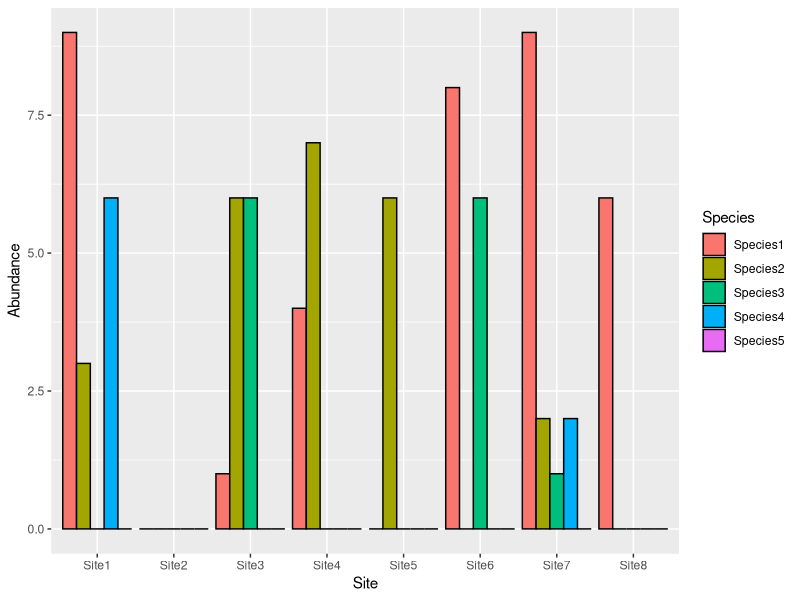
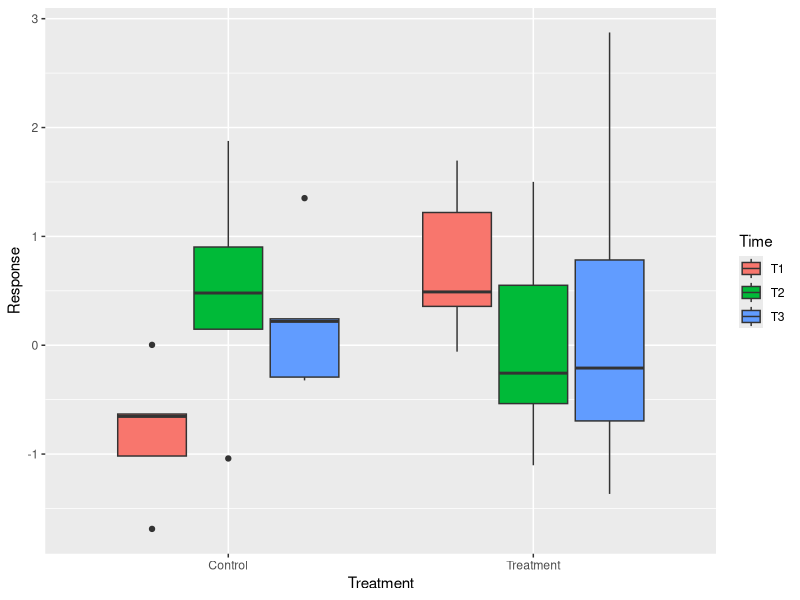

Here is the R script that generated these plots, in order:
#prelims

library(reshape2)
library(tidyr)
library(dplyr)
library(ggplot2)
library(TeachingDemos)
char2seed("Sharpei")

species=5
sites=8
abundanceRange=1:10
mFill=0.4

vec=rep(0, species*sites)
abund=sample(x=abundanceRange, size=round(mFill*length(vec)), replace = TRUE)
vec[seq_along(abund)]=abund
vec
vec=sample(vec)
vec

aMat=matrix(vec, nrow=species)
aMat
rownames(aMat)=rownames(aMat,
                        do.NULL = FALSE,
                        prefix = "Species")
aMat
colnames(aMat)=colnames(aMat,
                        do.NULL = FALSE,
                        prefix = "Site")
aMat

# look at the smallest unit of obs. must be in every row in the data
# e.g. abundance counts. the values in each cell in the matrix.
# each col is then an attribute to that value
# the rows and columns (species and sites) are attributes

# melt from reshape2
# works the best with matrices
. = melt(aMat)
head(.)

# get names formatted correctly
#value.name is the new variable being created. e.g. abundance
. <-melt(aMat, varnames = c("Species, Site"), value.name = "Abundance")
head(.) # didn't work just right

aFrame=data.frame(cbind(Species=rownames(aMat), aMat))
head(aFrame)

# use gather from tidyr for dataframe 
# needs to know which cols we want (do not need to know all)
.=gather(aFrame,Site1:Site8, key="Site", value="Abundance")
head(.)

.$Abundance=as.numeric(.$Abundance)

aFrameL=.

ggplot(aFrameL, aes(x=Site, y=Abundance, fill=Species)) +
  geom_bar(position = "dodge", stat="identity", color="black")

# build a subject x time expt. matrix
Treatment=rep(c("Control", "Treatment"), each=5)
Subject=1:10
T1=rnorm(10)
T2=rnorm(10)
T3=rnorm(10)

eFrame=data.frame(Treatment=Treatment, 
                  Subject=Subject, 
                  T1=T1, 
                  T2=T2, 
                  T3=T3)

head(eFrame)

.=gather(eFrame, T1:T3, key="Time", value="Response")
head(.)
.$Time=as.factor(.$Time)
eFrameL=.
ggplot(eFrameL, aes(x=Treatment, y=Response, fill=Time)) +
  geom_boxplot()

# go the other way

.=dcast(aFrameL, Species ~ Site, value="Abundance")
head(.)

.=spread(aFrameL, key=Site, value=Abundance)
head(.)

.=spread(eFrameL, key=Time, value=Response)
print(.)

# summarize and by_group
# take an entire data frame and creates a new df based on the functions called
# important that you do not recycle variable name. 
as.data.frame(summarize(mpg, ctyM=mean(cty), ctySD=sd(cty)))
. <- group_by(mpg, fl)
head(.)
as.data.frame(summarize(., ctyM=mean(cty), ctySD=sd(cty), n=length(cty)))

# filter 
.=filter(mpg, class!="suv")
.=group_by(., fl, class)
as.data.frame(summarize(., ctyM=mean(cty), ctySD=sd(cty),n=length(cty)))

# replicate(n, expression, simplify)
# n= number of replication
# expression is any r expression or function call
# simplify what we will do with the output
# simplify- default=array with 1 more dimension than the og output
# simplify=TRUE gives a vector or matrix
# simplify=FALSE gives a list of the results

myOut=matrix(data=0, nrow=3, ncol=5)
myOut
for(i in 1:nrow(myOut)){
  for(j in 1:ncol(myOut)) {
    myOut[i,j]=runif(1)
  }
}
print(myOut)

myOut=matrix(data=runif(15), nrow = 3)
myOut

# do not actually write the exp= part
mo=replicate(n=5,
             100 + runif(3),
             simplify = TRUE
             )
mo

mo=replicate(n=5,
             matrix(runif(6),3,2),
             simplify = "array"
)
mo
